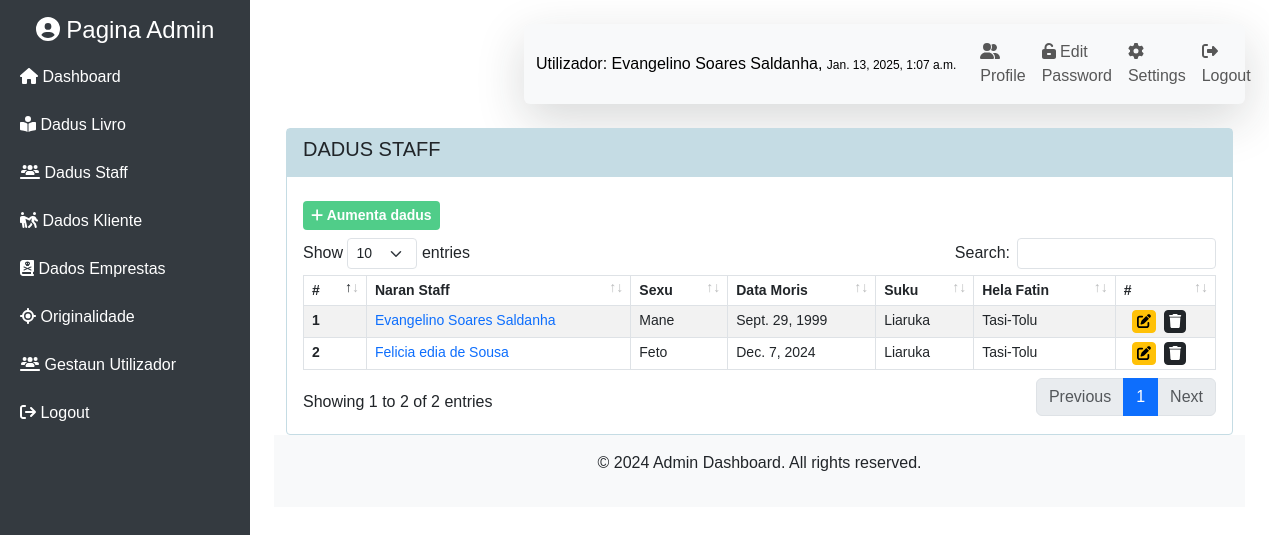
/home/staff/ (signed in), run on the app's committed database.
### mainApp/models.py (models this page shows, shortened)
class Staff(models.Model):
    SEXO_CHOICES = [
        ('Mane', 'Mane'),
        ('Feto', 'Feto'),
    ]
    STADU_CIVIL = [
        ('Solteiro', 'Solteiro'),
        ('Kassadu', 'Kassadu'),
        ('Diborsiadu', 'Diborsiadu'),
        ('Barlakeadu', 'Barlakeadu')
    ]
    id_staff = models.UUIDField(primary_key=True, default=uuid.uuid4, editable=False)
    naran_staff = models.CharField(max_length=225, blank=True, null=True)
    sexu = models.CharField(max_length=4, choices=SEXO_CHOICES, blank=True, null=True)
    data_moris = models.DateField(blank=True, null=True)
    id_suku = models.ForeignKey(Suku, related_name='staff', on_delete=models.CASCADE, blank=True, null=True)
    endereso = models.CharField(max_length=225, blank=True, null=True)
    no_tlf = models.CharField(max_length=20, blank=True, null=True)
    estadu_sivil = models.CharField(max_length=15, default='', choices=STADU_CIVIL,blank=True, null=True)
    user = models.OneToOneField(User, on_delete=models.CASCADE, null= True)
    foto = models.ImageField(
        upload_to='foto_staff/',
        validators=[FileExtensionValidator(allowed_extensions=['png', 'jpg', 'jpeg'])],
        null=True,
        blank=True,
        default='default.png'
    )

class Suku(models.Model):
    id_suku = models.UUIDField(primary_key=True, default=uuid.uuid4, editable=False)
    naran_suku = models.CharField(max_length=50)
    id_postu = models.ForeignKey(Postu, related_name='sukus', on_delete=models.CASCADE)

### mainApp/views/views_admin.py (the view)
# urls.py: path('staff/', views.show_staff, name='staff'),
@login_required
def show_staff(request):
    staff = Staff.objects.select_related('id_suku').all()
    context = {
        'title': 'Dados Staff',
        'sub_title': 'Dadus Staff',
        'data': staff,
     }
    return render(request, 'module/mod_staff/staff.html',context)

### mainApp/templates/module/mod_staff/staff.html
{% extends 'base.html' %}
{% block content %}
<div class="row mt-4">
    <div class="col-md-12">
        <div class="card rounded-1" id="card">
            <div class="card-header rounded-0" id="card-header">
                <div class="cart-title">
                    <h5 class="card-title"> {{sub_title}}</h5>
                </div>
            </div>
            <div class="card-body">
                <div class="my-2">
                    <a href="{% url 'add_staff' %}" class="btn btn-sm btn-primary" id="btn_add"><i class="fa fa-plus"></i> Aumenta dadus</a>
                </div>
                <div class="table-responsive">
                    <table id="activityTable" class="table table-striped table-bordered">
                        <thead>
                            <tr>
                                <th scope="col" class="py-1">#</th>
                                <th scope="col" class="py-1">Naran Staff</th>
                                <th scope="col" class="py-1">Sexu</th>
                                <th scope="col" class="py-1">Data Moris</th>
                                <th scope="col" class="py-1">Suku</th>
                                <th scope="col" class="py-1">Hela Fatin</th>
                                <th scope="col" class="py-1">#</th>
                            </tr>
                        </thead>
                        <tbody>
                            {% for i in data %}
                            <tr>
                                <th scope="row" class="py-1">{{forloop.counter}}</th>
                                <td class="py-1"><a href="{% url 'detallu_staff' i.id_staff %}" class="text-decoration-none">{{i.naran_staff}}</a></td>
                                <td class="py-1">{{i.sexu}}</td>
                                <td class="py-1">{{i.data_moris}}</td>
                                <td class="py-1">{{i.id_suku.naran_suku}}</td>
                                <td class="py-1">{{i.endereso}}</td>
                                <td class="py-1">
                                   <div class="d-flex">
                                        <form action="{% url 'update_staff' i.id_staff %}">
                                            <button type="submit" class="btn btn-sm py-0 px-1 btn-warning mx-2"><i class="fa fa-edit"></i></button>
                                        </form>
                                        <form action="{% url 'delete_staff' i.id_staff %}">
                                            <button type="submit" class="btn btn-sm py-0 px-1 btn-dark"><i class="fa fa-trash"></i></button>
                                        </form>
                                   </div>
                                </td>
                            </tr>
                            {% endfor %}
                        </tbody>
                    </table>
                </div>
            </div>
        </div>
    </div>
</div>
{% endblock %}

### templates/navbar.html (shortened to what this page needs)
<nav class="navbar navbar-expand-lg navbar-light bg-light shadow-lg rounded-2">
    <div class="container-fluid rounded-1">
        <a class="navbar-brand fs-6" href="#">Utilizador: {{request.user.staff.naran_staff}}, <span
                style="font-size: 12px;">{{user.last_login}}</span></a>
        <div class="collapse navbar-collapse" id="navbarSupportedContent">
            <ul class="navbar-nav ms-auto mb-2 mb-lg-0">
                <li class="nav-item">
                    <a class="nav-link" href="{% url 'detallu_staff' request.user.staff.id_staff %}"><i
                            class="fa fa-user-friends"></i> Profile</a>
                </li>
                <li class="nav-item">
                    <a class="nav-link" href="{% url 'change-password' %}"><i class="fa fa-unlock-keyhole"></i> Edit
                        Password</a>
                </li>
                <li class="nav-item">
                    <a class="nav-link" href="{% url 'update_staff' request.user.staff.id_staff %}"><i
                            class="fa fa-gear"></i> Settings</a>
                </li>
                <li class="nav-item">
                    <a class="nav-link" href="{% url 'logout' %}"><i class="fa fa-sign-out-alt "></i> Logout</a>
                </li>
            </ul>
        </div>
    </div>
</nav>

### static/css/style.css (style rules this page uses)
body { font-family: 'Arial', sans-serif; overflow-x: hidden; }
.navbar { margin-left: 250px; transition: margin-left 0.3s ease; }
th { font-size: 14px; }
td { font-size: 14px; }
#card-header { background-color: #c5dce4; border: none; }
#card { border-color: rgb(197, 220, 228); }
.card-title { text-transform: uppercase; }
#btn_add { background-color: #50cd89; border: 0px; font-weight: bold; border-radius: 4px; color: white; }

### data on the page
Staff: naran_staff "Evangelino Soares Saldanha", sexu "Mane", data_moris "Sept. 29, 1999", id_suku.naran_suku "Liaruka", endereso "Tasi-Tolu"
Staff: naran_staff "Felicia edia de Sousa", sexu "Feto", data_moris "Dec. 7, 2024", id_suku.naran_suku "Liaruka", endereso "Tasi-Tolu"

### other printed values
{{ request.user.staff.naran_staff }} "Evangelino Soares Saldanha"
{{ user.last_login }} "Jan. 13, 2025, 1:07 a.m."
{{ sub_title }} "DADUS STAFF"
